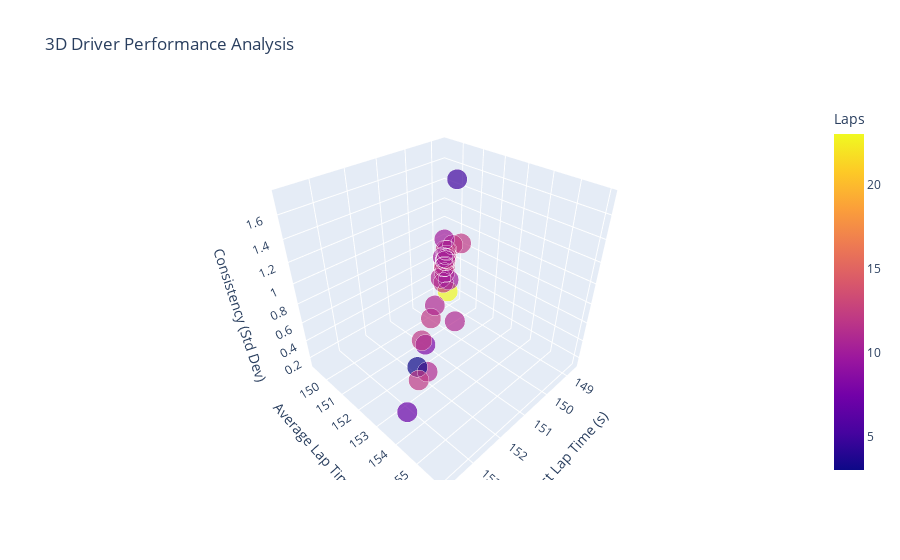

Here is the notebook cell this chart was saved with:
### Code cell
# 3D Performance Analysis
fig = px.scatter_3d(
    driver_stats, 
    x='BestLap(s)', 
    y='AvgLap(s)', 
    z='StdDev(s)',
    color='Laps',
    size='TheoreticalBest(s)',
    hover_data=['DriverNumber'],
    title='3D Driver Performance Analysis'
)

fig.update_layout(
    scene=dict(
        xaxis_title='Best Lap Time (s)',
        yaxis_title='Average Lap Time (s)',
        zaxis_title='Consistency (Std Dev)'
    )
)

fig.show()

### Figure 1 — Plotly figure (JSON) as saved in the notebook; plotly's stock layout.template omitted (floating-point values rounded to 4 significant figures)
{"data": [{"customdata": [[3], [5], [7], [8], [11], [13], [14], [15], [16], [18], [21], [31], [41], [46], [47], [51], [55], [57], [71], [72], [73], [78], [80], [86], [88], [89], [93], [98], [113]], "hovertemplate": "BestLap(s)=%{x}<br>AvgLap(s)=%{y}<br>StdDev(s)=%{z}<br>TheoreticalBest(s)=%{marker.size}<br>DriverNumber=%{customdata[0]}<br>Laps=%{marker.color}<extra></extra>", "legendgroup": "", "marker": {"color": [23, 12, 12, 11, 8, 13, 12, 3, 12, 11, 12, 5, 12, 13, 12, 7, 12, 12, 12, 12, 11, 11, 10, 12, 12, 10, 12, 11, 10], "coloraxis": "coloraxis", "size": [150.5, 150.3, 148.4, 153.4, 151.3, 148.4, 149.8, 151.7, 148.5, 153.4, 148.7, 150.2, 148.8, 148.2, 149.3, 152.8, 148.5, 153.3, 149.4, 148.6, 152.0, 149.1, 152.4, 153.0, 149.4, 149.2, 150.1, 149.5, 149.4], "sizemode": "area", "sizeref": 0.3835, "symbol": "circle"}, "mode": "markers", "name": "", "scene": "scene", "showlegend": false, "type": "scatter3d", "x": [151.0, 150.8, 148.7, 153.8, 151.7, 148.7, 150.4, 151.9, 148.7, 153.5, 149.0, 150.2, 149.3, 148.6, 149.7, 153.6, 148.7, 153.6, 149.5, 148.8, 152.1, 149.3, 152.4, 153.3, 149.4, 149.7, 151.2, 150.0, 149.9], "y": [152.5, 152.1, 149.2, 155.4, 152.2, 149.5, 151.5, 152.0, 149.3, 156.0, 150.2, 151.9, 150.1, 149.3, 150.7, 154.0, 149.4, 154.9, 150.3, 149.5, 153.7, 149.8, 154.3, 154.2, 151.1, 150.7, 151.8, 150.4, 150.8], "z": [0.889, 1.002, 0.45, 1.061, 0.399, 0.688, 0.932, 0.14, 0.464, 1.495, 0.846, 1.739, 0.817, 0.557, 0.812, 0.37, 0.614, 1.216, 0.498, 0.581, 1.469, 0.466, 1.398, 0.677, 1.008, 1.045, 0.537, 0.303, 0.896]}], "layout": {"coloraxis": {"colorbar": {"title": {"text": "Laps"}}, "colorscale": [[0, "#0d0887"], [0.1111, "#46039f"], [0.2222, "#7201a8"], [0.3333, "#9c179e"], [0.4444, "#bd3786"], [0.5556, "#d8576b"], [0.6667, "#ed7953"], [0.7778, "#fb9f3a"], [0.8889, "#fdca26"], [1, "#f0f921"]]}, "legend": {"itemsizing": "constant", "tracegroupgap": 0}, "scene": {"domain": {"x": [0, 1], "y": [0, 1]}, "xaxis": {"title": {"text": "Best Lap Time (s)"}}, "yaxis": {"title": {"text": "Average Lap Time (s)"}}, "zaxis": {"title": {"text": "Consistency (Std Dev)"}}}, "title": {"text": "3D Driver Performance Analysis"}}}
